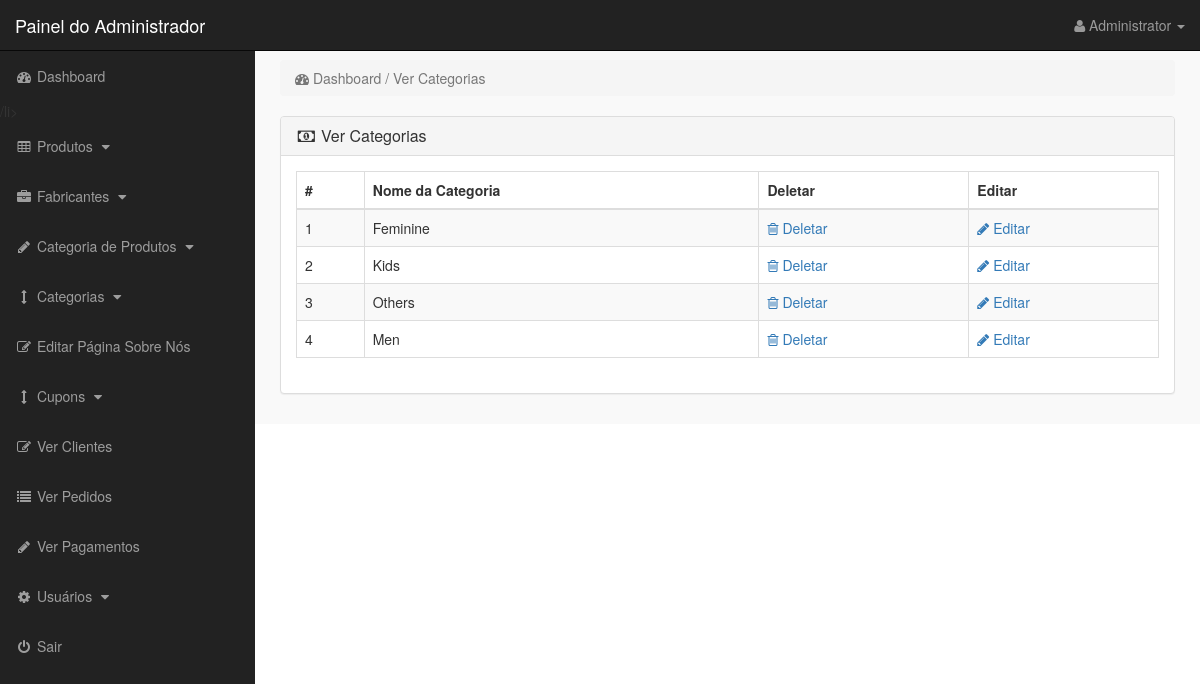
The app's page /admin_area/index.php?view_cats (signed in), older data.
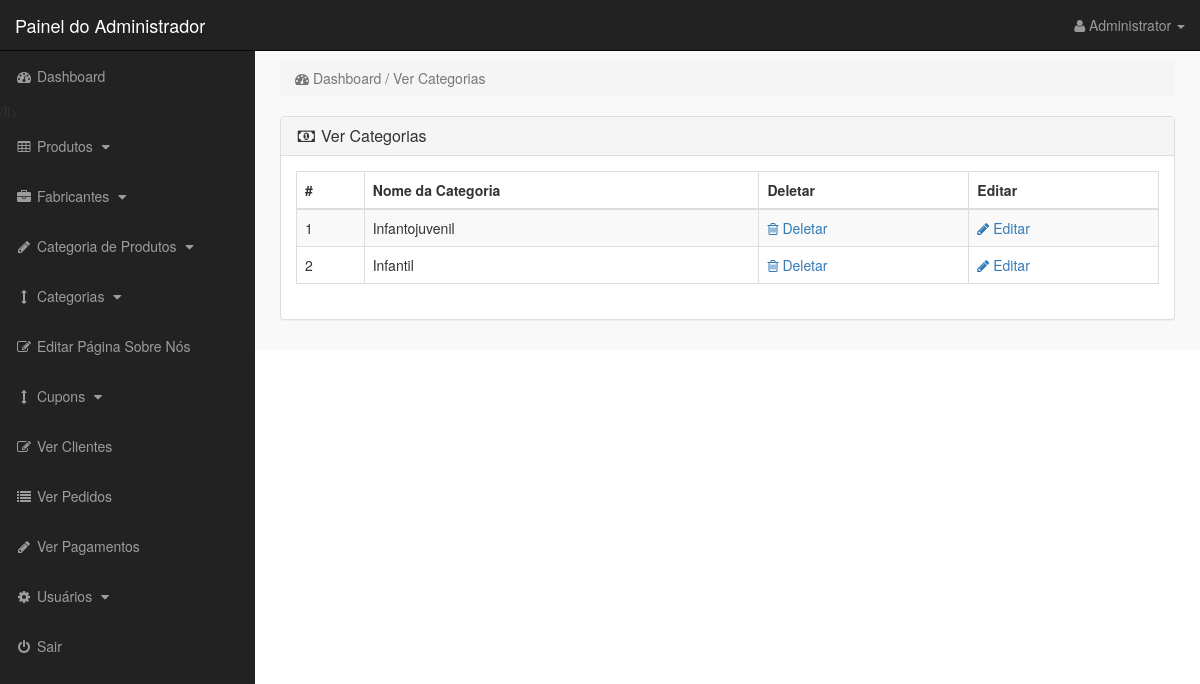
The same page, newer data.
### tables this page shows
CREATE TABLE `categories` (
  `cat_id` int(10) NOT NULL,
  `cat_title` text NOT NULL,
  `cat_top` text NOT NULL,
  `cat_image` text NOT NULL
);

### admin_area/view_cats.php (the view)
<?php
if (!isset($_SESSION['admin_email'])) {
    echo "<script>window.open('login.php','_self')</script>";
} else {
?>
    <div class="row">
        <div class="col-lg-12">
            <ol class="breadcrumb">
                <li class="active">
                    <i class="fa fa-dashboard"></i> Dashboard / Ver Categorias
                </li>
            </ol>
        </div>
    </div>
    <div class="row">
        <div class="col-lg-12">
            <div class="panel panel-default">
                <div class="panel-heading">
                    <h3 class="panel-title">
                        <i class="fa fa-money fa-fw"></i> Ver Categorias
                    </h3>
                </div>
                <div class="panel-body">
                    <div class="table-responsive">
                        <table class="table table-bordered table-hover table-striped">
                            <thead>
                                <tr>
                                    <th>#</th>
                                    <th>Nome da Categoria</th>
                                    <th>Deletar</th>
                                    <th>Editar</th>
                                </tr>
                            </thead>
                            <tbody>
                                <?php
                                $i = 0;
                                $get_cats = "select * from categories";
                                $run_cats = mysqli_query($con, $get_cats);
                                while ($row_cats = mysqli_fetch_array($run_cats)) {
                                    $cat_id = $row_cats['cat_id'];
                                    $cat_title = $row_cats['cat_title'];
                                    $i++;
                                ?>
                                    <tr>
                                        <td><?php echo $i; ?></td>
                                        <td><?php echo $cat_title; ?></td>
                                        <td>
                                            <a href="index.php?delete_cat=<?php echo $cat_id; ?>">
                                                <i class="fa fa-trash-o"></i> Deletar
                                            </a>
                                        </td>
                                        <td>
                                            <a href="index.php?edit_cat=<?php echo $cat_id; ?>">
                                                <i class="fa fa-pencil"></i> Editar
                                            </a>
                                        </td>
                                    </tr>
                                <?php } ?>
                            </tbody>
                        </table>
                    </div>
                </div>
            </div>
        </div>
    </div>
<?php } ?>

Row changes from the older to the newer data that the page shows:
removed categories: cat_title "Others"
removed categories: cat_title "Men"
changed categories: cat_title "Feminine" → "Infantojuvenil"
changed categories: cat_title "Kids" → "Infantil"
